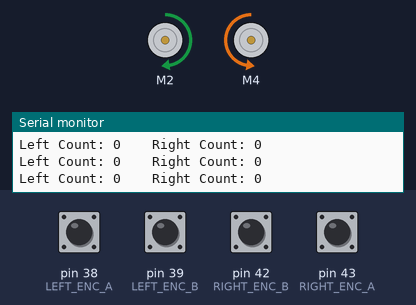
The sketch below on a simulated Arduino Mega 2560, built with avr-gcc and run on an emulated ATmega2560. Shown: 2 × DC motor (green arrow = forward, orange = backward, longer = faster), the last lines printed to the serial monitor. Inputs (shaded band) come from the test bench; at power-on: pin 38 (LEFT_ENC_A), pin 39 (LEFT_ENC_B), pin 42 (RIGHT_ENC_B), pin 43 (RIGHT_ENC_A) HIGH.

Above: at 1.5 s.
At 3.5 s:
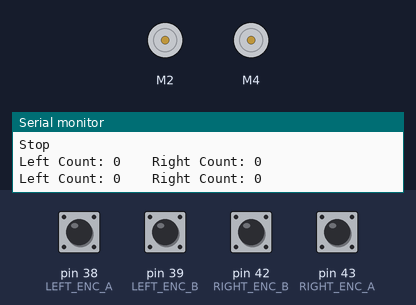
At 5.5 s:
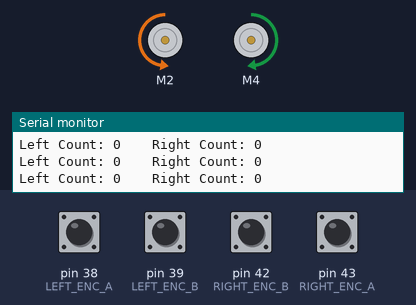
Timing chart, 0 to 10.4 s (numbered marks = the images above):
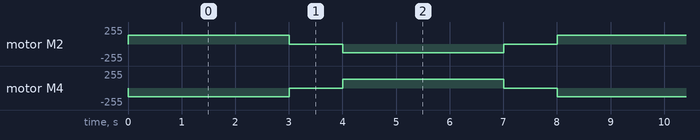

Measured:
- by itself, motor M2: repeats every 8.0 s: stopped 1.0 s, backward 128/255 3.0 s, stopped 1.0 s, forward 128/255 3.0 s
- by itself, motor M4: repeats every 8.0 s: stopped 1.0 s, forward 128/255 3.0 s, stopped 1.0 s, backward 128/255 3.0 s

The sketch:

encoder_test.ino
```cpp
#include "CytronMotorDriver.h"

// ================= MOTORS =================
CytronMD motor1(PWM_DIR, 2, 3);
CytronMD motor2(PWM_DIR, 4, 5);

const int SPEED_FWD = 128;
const int SPEED_REV = 128;

// ================= ENCODERS =================
// Your current wiring
const int LEFT_ENC_A  = 38;
const int LEFT_ENC_B  = 39;
const int RIGHT_ENC_A = 43;
const int RIGHT_ENC_B = 42;

// Encoder counts
volatile long leftCount = 0;
volatile long rightCount = 0;

// Previous AB states
uint8_t prevLeftState = 0;
uint8_t prevRightState = 0;

// Quadrature lookup table
// index = (prevState << 2) | currState
const int8_t qem[16] = {
   0, -1,  1,  0,
   1,  0,  0, -1,
  -1,  0,  0,  1,
   0,  1, -1,  0
};

// ================= TEST STATE MACHINE =================
enum TestState {
  MOVE_FORWARD,
  STOP_AFTER_FORWARD,
  MOVE_REVERSE,
  STOP_AFTER_REVERSE
};

TestState state = MOVE_FORWARD;
unsigned long stateStartTime = 0;
unsigned long lastPrintTime = 0;

// ================= HELPERS =================
uint8_t readEncoderState(int pinA, int pinB) {
  uint8_t a = digitalRead(pinA);
  uint8_t b = digitalRead(pinB);
  return (a << 1) | b;
}

void updateEncoders() {
  // ----- Left encoder -----
  uint8_t currLeftState = readEncoderState(LEFT_ENC_A, LEFT_ENC_B);
  if (currLeftState != prevLeftState) {
    uint8_t index = (prevLeftState << 2) | currLeftState;
    leftCount += qem[index];
    prevLeftState = currLeftState;
  }

  // ----- Right encoder -----
  uint8_t currRightState = readEncoderState(RIGHT_ENC_A, RIGHT_ENC_B);
  if (currRightState != prevRightState) {
    uint8_t index = (prevRightState << 2) | currRightState;
    rightCount += qem[index];
    prevRightState = currRightState;
  }
}

// ================= MOTOR FUNCTIONS =================
void moveForward() {
  motor1.setSpeed(+SPEED_FWD);
  motor2.setSpeed(-SPEED_FWD);
  Serial.println("Forward");
}

void moveReverse() {
  motor1.setSpeed(-SPEED_REV);
  motor2.setSpeed(+SPEED_REV);
  Serial.println("Reverse");
}

void stopMotors() {
  motor1.setSpeed(0);
  motor2.setSpeed(0);
  Serial.println("Stop");
}

// ================= SETUP =================
void setup() {
  Serial.begin(115200);

  pinMode(LEFT_ENC_A, INPUT_PULLUP);
  pinMode(LEFT_ENC_B, INPUT_PULLUP);
  pinMode(RIGHT_ENC_A, INPUT_PULLUP);
  pinMode(RIGHT_ENC_B, INPUT_PULLUP);

  // Read initial encoder states
  prevLeftState = readEncoderState(LEFT_ENC_A, LEFT_ENC_B);
  prevRightState = readEncoderState(RIGHT_ENC_A, RIGHT_ENC_B);

  stopMotors();

  Serial.println("=== Encoder Motor Test Start ===");
  Serial.println("Sequence: Forward 3s -> Stop 1s -> Reverse 3s -> Stop 1s");
  Serial.println("Printing encoder counts every 200 ms");

  state = MOVE_FORWARD;
  stateStartTime = millis();
  moveForward();
}

// ================= LOOP =================
void loop() {
  // Continuously poll encoders
  updateEncoders();

  unsigned long now = millis();

  // Print counts every 200 ms
  if (now - lastPrintTime >= 200) {
    lastPrintTime = now;

    Serial.print("Left Count: ");
    Serial.print(leftCount);
    Serial.print("    Right Count: ");
    Serial.println(rightCount);
  }

  // State machine
  switch (state) {
    case MOVE_FORWARD:
      if (now - stateStartTime >= 3000) {
        stopMotors();
        state = STOP_AFTER_FORWARD;
        stateStartTime = now;
      }
      break;

    case STOP_AFTER_FORWARD:
      if (now - stateStartTime >= 1000) {
        moveReverse();
        state = MOVE_REVERSE;
        stateStartTime = now;
      }
      break;

    case MOVE_REVERSE:
      if (now - stateStartTime >= 3000) {
        stopMotors();
        state = STOP_AFTER_REVERSE;
        stateStartTime = now;
      }
      break;

    case STOP_AFTER_REVERSE:
      if (now - stateStartTime >= 1000) {
        moveForward();
        state = MOVE_FORWARD;
        stateStartTime = now;
      }
      break;
  }
}
```
